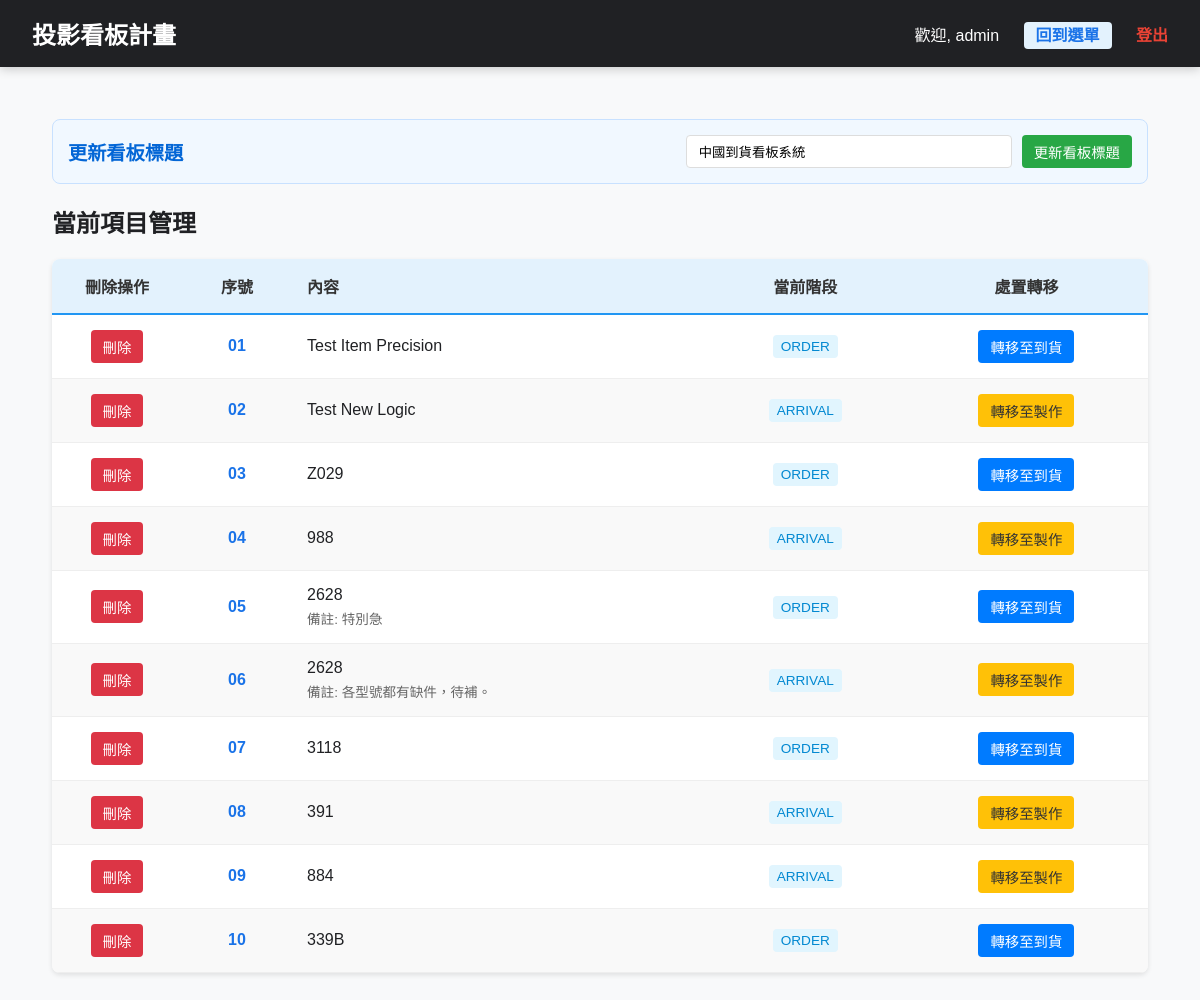
The app's page /manage (signed in), older data.
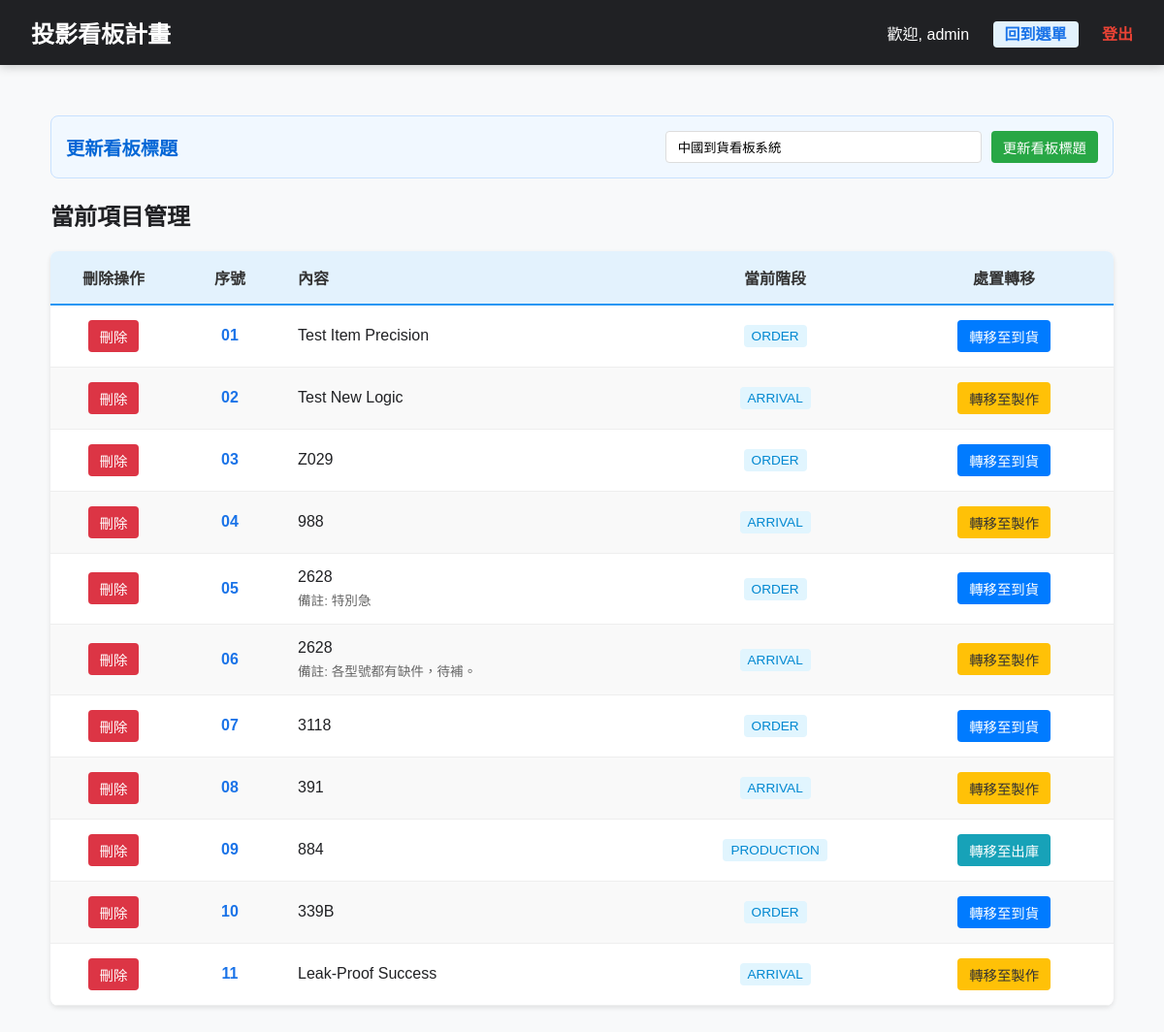
The same page, newer data.
### models.py (models this page shows)
class SignboardItem(db.Model):
    id = db.Column(db.Integer, primary_key=True)
    content = db.Column(db.Text, nullable=False)
    remark = db.Column(db.Text) # 備註 (選填)
    current_stage = db.Column(db.String(20), default='ORDER')
    order_date = db.Column(db.DateTime)
    arrival_date = db.Column(db.DateTime)
    production_date = db.Column(db.DateTime)
    delivery_date = db.Column(db.DateTime)
    updated_at = db.Column(db.DateTime, default=datetime.now, onupdate=datetime.now)

### main.py (the view)
@app.route('/manage')
def manage_page():
    if 'user_id' not in session:
        return redirect(url_for('index'))
    user = User.query.get(session['user_id'])
    items = SignboardItem.query.order_by(SignboardItem.id.asc()).all()
    return render_template('manage.html', items=items, perms=user.permissions)

### main.py (called while the page is built)
def get_config(key, default=None):
    config = SystemConfig.query.filter_by(key=key).first()
    return config.value if config else default

@app.context_processor
def inject_config():
    return {'site_title': get_config('site_title', '中國到貨看板系統')}

### templates/manage.html (shortened to what this page needs)
{% extends "layout.html" %}
{% block content %}
<div class="manage-wrapper">
    <div class="config-card">
        <h3>更新看板標題</h3>
        <form action="{{ url_for('update_title') }}" method="POST" class="title-form">
            <input type="text" name="new_title" value="{{ site_title }}" placeholder="請輸入看板標題">
            <button type="submit" class="btn btn-save">更新看板標題</button>
        </form>
    </div>
    <h2>當前項目管理</h2>
    <table class="data-table">
        <thead>
            <tr>
                <th style="width: 100px;">刪除操作</th>
                <th style="width: 80px;">序號</th>
                <th style="text-align: left;">內容</th>
                <th>當前階段</th>
                <th>處置轉移</th>
            </tr>
        </thead>
        <tbody>
            {% for item in items %}
            <tr id="row-{{ item.id }}">
                <td style="text-align: center;">
                    <form action="/manage/delete/{{ item.id }}" method="POST" onsubmit="return confirm('確定要刪除此項目嗎？');">
                        <button type="submit" class="btn btn-delete">刪除</button>
                    </form>
                </td>
                <td style="font-weight: bold; color: #1a73e8; text-align: center;">{{ "%02d"|format(loop.index) }}</td>
                <td>
                    <div style="font-weight: 500;">{{ item.content }}</div>
                    {% if item.remark %}<span class="remark-text">備註: {{ item.remark }}</span>{% endif %}
                </td>
                <td style="text-align: center;">
                    <span style="background: #e1f5fe; color: #0288d1; padding: 4px 8px; border-radius: 4px; font-size: 0.85rem;">
                        {{ item.current_stage }}
                    </span>
                </td>
                <td style="text-align: center;">
                    {% if item.current_stage == 'ORDER' %}
                        <button onclick="transferItem('{{ item.id }}', 'ARRIVAL')" class="btn btn-action">轉移至到貨</button>
                    {% elif item.current_stage == 'ARRIVAL' %}
                        <button onclick="transferItem('{{ item.id }}', 'PRODUCTION')" class="btn btn-action" style="background:#ffc107; color:#333;">轉移至製作</button>
                    {% elif item.current_stage == 'PRODUCTION' %}
                        <button onclick="transferItem('{{ item.id }}', 'DELIVERY')" class="btn btn-action" style="background:#17a2b8;">轉移至出庫</button>
                    {% elif item.current_stage == 'DELIVERY' %}
                        <button onclick="transferItem('{{ item.id }}', 'CLEAR')" class="btn btn-action" style="background:#dc3545;">清除並記錄</button>
                    {% endif %}
                </td>
            </tr>
            {% endfor %}
        </tbody>
    </table>
</div>
{% endblock %}

Row changes from the older to the newer data that the page shows:
changed SignboardItem: current_stage "ARRIVAL" → "PRODUCTION"; current_stage "轉移至製作" → "轉移至出庫"
added SignboardItem: index "11", content "Leak-Proof Success", current_stage "ARRIVAL"
